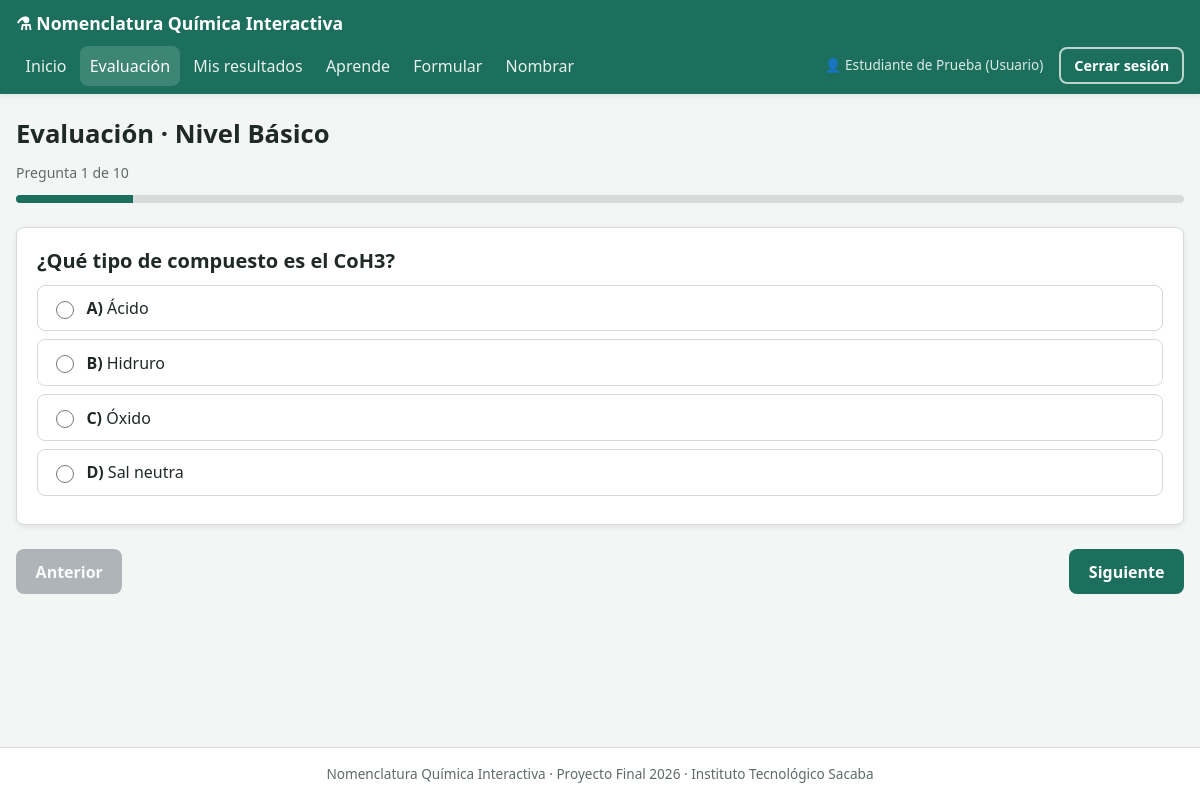
Screenshot of /sql/public/index.php?c=evaluacion&a=iniciar&nivel=1 (signed in) with the database file from the repository.
### tables this page shows
CREATE TABLE niveles (
    id_nivel            INT          NOT NULL AUTO_INCREMENT,
    nombre              VARCHAR(20)  NOT NULL,
    descripcion         VARCHAR(150) NULL,
    cantidad_preguntas  TINYINT      NOT NULL DEFAULT 10,
    PRIMARY KEY (id_nivel),
    UNIQUE KEY uq_niveles_nombre (nombre)
);

CREATE TABLE preguntas (
    id_pregunta         INT          NOT NULL AUTO_INCREMENT,
    id_nivel            INT          NOT NULL,
    id_tipo             INT          NOT NULL,
    enunciado           VARCHAR(255) NOT NULL,
    opcion_a            VARCHAR(100) NOT NULL,
    opcion_b            VARCHAR(100) NOT NULL,
    opcion_c            VARCHAR(100) NOT NULL,
    opcion_d            VARCHAR(100) NOT NULL,
    respuesta_correcta  CHAR(1)      NOT NULL,
    estado              TINYINT(1)   NOT NULL DEFAULT 1 COMMENT '1 = activa, 0 = desactivada',
    PRIMARY KEY (id_pregunta),
    KEY idx_preguntas_nivel (id_nivel),
    KEY idx_preguntas_tipo (id_tipo),
    CONSTRAINT fk_preguntas_niveles FOREIGN KEY (id_nivel) REFERENCES niveles (id_nivel)
        ON UPDATE CASCADE ON DELETE RESTRICT,
    CONSTRAINT fk_preguntas_tipos FOREIGN KEY (id_tipo) REFERENCES tipos_compuesto (id_tipo)
        ON UPDATE CASCADE ON DELETE RESTRICT,
    CONSTRAINT ck_preguntas_respuesta CHECK (respuesta_correcta IN ('A', 'B', 'C', 'D'))
);

### core/Controller.php (called while the page is built, shortened)
<?php
abstract class Controller
{
    protected function vista(string $ruta, array $parametros = []): void
    {
        extract($parametros, EXTR_SKIP);
        require BASE_PATH . '/views/layout/header.php';
        require BASE_PATH . '/views/' . $ruta . '.php';
        require BASE_PATH . '/views/layout/footer.php';
    }
    protected function get(string $campo, string $defecto = ''): string
    {
        return isset($_GET[$campo]) ? trim((string) $_GET[$campo]) : $defecto;
    }
}

### controllers/EvaluacionController.php (called while the page is built, shortened)
<?php
class EvaluacionController extends Controller
{
    public function iniciar(): void
    {
        $nivel = (new Nivel())->obtener((int) $this->get('nivel', '0'));
        $preguntas = (new Pregunta())->obtenerAleatorias((int) $nivel['id_nivel'], (int) $nivel['cantidad_preguntas']);
        $this->vista('evaluacion/examen', ['titulo' => 'Evaluación: ' . $nivel['nombre'], 'nivel' => $nivel, 'preguntas' => $preguntas]);
    }
}

### core/Router.php (called while the page is built, shortened)
<?php
class Router
{
    public static function despachar(): void
    {
        $a = (string) ($_GET['a'] ?? 'index');
        $controlador = new $clase();
        $controlador->$a();
    }
}

### sql/public/index.php (called while the page is built, shortened)
<?php
require_once BASE_PATH . '/core/helpers.php';
spl_autoload_register(function (string $clase) {
    foreach (['core', 'config', 'controllers', 'models'] as $carpeta) {
        $archivo = BASE_PATH . '/' . $carpeta . '/' . $clase . '.php';
        if (is_file($archivo)) {
            return;
        }
    }
});
Router::despachar();

### config/Database.php (called while the page is built)
<?php
class Database
{
    private static ?PDO $conexion = null;
    public static function conectar(): PDO
    {
        if (self::$conexion === null) {
            $dsn = 'mysql:host=' . DB_HOST . ';dbname=' . DB_NAME . ';charset=' . DB_CHARSET;
            try {
                self::$conexion = new PDO($dsn, DB_USER, DB_PASS, [
                    PDO::ATTR_ERRMODE            => PDO::ERRMODE_EXCEPTION,
                    PDO::ATTR_DEFAULT_FETCH_MODE => PDO::FETCH_ASSOC,
                    PDO::ATTR_EMULATE_PREPARES   => false,
                ]);
            } catch (PDOException $e) {
                http_response_code(500);
                die('No se pudo conectar a la base de datos. Verifique config/config.php y que MySQL esté iniciado.');
            }
        }
        return self::$conexion;
    }
}

### core/Model.php (called while the page is built, shortened)
<?php
abstract class Model
{
    public function __construct()
    {
        $this->db = Database::conectar();
    }
}

### models/Nivel.php (called while the page is built, shortened)
<?php
class Nivel extends Model
{
    public function obtener(int $id): ?array
    {
        $st = $this->db->prepare('SELECT id_nivel, nombre, descripcion, cantidad_preguntas FROM niveles WHERE id_nivel = :id');
        $st->execute([':id' => $id]);
        $fila = $st->fetch();
        return $fila ?: null;
    }
}

### core/helpers.php (called while the page is built, shortened)
<?php
function e($valor): string
{
    return htmlspecialchars((string) $valor, ENT_QUOTES, 'UTF-8');
}
function url(string $c, string $a = 'index', array $params = []): string
{
    $query = array_merge(['c' => $c, 'a' => $a], $params);
    return BASE_URL . 'index.php?' . http_build_query($query);
}

### models/Pregunta.php (called while the page is built, shortened)
<?php
class Pregunta extends Model
{
    public function obtenerAleatorias(int $idNivel, int $cantidad): array
    {
        $st = $this->db->prepare('SELECT * FROM preguntas WHERE id_nivel = :nivel AND estado = 1 ORDER BY RAND() LIMIT :cantidad');
        $st->bindValue(':nivel', $idNivel, PDO::PARAM_INT);
        $st->bindValue(':cantidad', $cantidad, PDO::PARAM_INT);
        $st->execute();
        return $st->fetchAll();
    }
}

### views/evaluacion/examen.php (the view, shortened to what this page needs)
<h1>Evaluación · Nivel <?= e($nivel['nombre']) ?></h1>
<p class="texto-chico texto-gris">Pregunta <span id="numeroActual">1</span> de <?= count($preguntas) ?></p>
<div class="progreso"><div class="progreso-barra" id="barraAvance"></div></div>
<form method="post" action="<?= e(url('evaluacion', 'calificar')) ?>" id="formExamen">
    <?php foreach ($preguntas as $i => $p): ?>
        <div class="tarjeta pregunta separado <?= $i > 0 ? 'oculto' : '' ?>">
            <h2><?= e($p['enunciado']) ?></h2>
            <?php foreach (['A' => 'opcion_a', 'B' => 'opcion_b', 'C' => 'opcion_c', 'D' => 'opcion_d'] as $letra => $campo): ?>
                <label class="opcion" for="p<?= (int) $p['id_pregunta'] . $letra ?>">
                    <input type="radio" name="respuesta[<?= (int) $p['id_pregunta'] ?>]"
                           id="p<?= (int) $p['id_pregunta'] . $letra ?>" value="<?= $letra ?>">
                    <span><strong><?= $letra ?>)</strong> <?= e($p[$campo]) ?></span>
                </label>
            <?php endforeach; ?>
        </div>
    <?php endforeach; ?>
    <div class="grupo-botones" style="justify-content: space-between;">
        <button type="button" class="boton boton-gris" id="btnAnterior" disabled>Anterior</button>
        <button type="button" class="boton" id="btnSiguiente">Siguiente</button>
    </div>
</form>

### sql/public/css/estilos.css (style rules this page uses)
:root { --verde: #1b6f5c; --verde-oscuro: #155a4a; --verde-claro: #e6f2ef; --gris-fondo: #f4f6f5; --gris-borde: #d5dbd9; --gris-texto: #5f6b67; --texto: #1f2a27; --rojo: #c0392b; --rojo-claro: #fbe9e7; --amarillo-claro: #fff6dc; --amarillo-borde: #e3b341; --azul: #1f5fa8; --azul-claro: #e7f0fa; --blanco: #ffffff; --radio: 8px; --sombra: 0 2px 6px rgba(0, 0, 0, 0.08); }
* { box-sizing: border-box; }
html { font-size: 16px; }
body { margin: 0; font-family: "Segoe UI", Roboto, Arial, sans-serif; line-height: 1.5; color: var(--texto); background-color: var(--gris-fondo); min-height: 100vh; display: flex; flex-direction: column; }
h1, h2, h3 { line-height: 1.25; margin: 0 0 .75rem; }
h1 { font-size: 1.6rem; }
h2 { font-size: 1.25rem; }
p { margin: 0 0 .75rem; }
.boton { display: inline-block; font: inherit; font-weight: 600; text-align: center; text-decoration: none; cursor: pointer; border: 2px solid transparent; border-radius: var(--radio); padding: .55rem 1.1rem; background-color: var(--verde); color: var(--blanco); transition: background-color .15s, box-shadow .15s; }
.boton:disabled { opacity: .5; cursor: not-allowed; }
.boton-gris { background-color: #6c757d; }
.grupo-botones { display: flex; flex-wrap: wrap; gap: .5rem; align-items: center; }
.tarjeta { background-color: var(--blanco); border: 1px solid var(--gris-borde); border-radius: var(--radio); box-shadow: var(--sombra); padding: 1.25rem; }
.progreso { height: 8px; background-color: var(--gris-borde); border-radius: 999px; overflow: hidden; margin-bottom: 1.5rem; }
.progreso-barra { height: 100%; width: 0; background-color: var(--verde); transition: width .25s; }
.opcion { display: flex; align-items: center; gap: .6rem; padding: .65rem .8rem; border: 1px solid var(--gris-borde); border-radius: var(--radio); margin-bottom: .5rem; cursor: pointer; background-color: var(--blanco); }
.opcion input { width: 18px; height: 18px; accent-color: var(--verde); }
.texto-gris { color: var(--gris-texto); }
.texto-chico { font-size: .88rem; }
.separado { margin-bottom: 1.5rem; }

### rows the page displays
niveles: nombre "Básico"
preguntas: enunciado "¿Qué tipo de compuesto es el CoH3?", letra "A", opcion_a "Ácido", letra "B", opcion_b "Hidruro", letra "C", opcion_c "Óxido", letra "D", opcion_d "Sal neutra"

### other values shown
APP_NOMBRE "Nomenclatura Química Interactiva"
$usuarioSesion['nombre'] "Estudiante de Prueba"
$usuarioSesion['rol'] "Usuario"
count($preguntas) "10"
